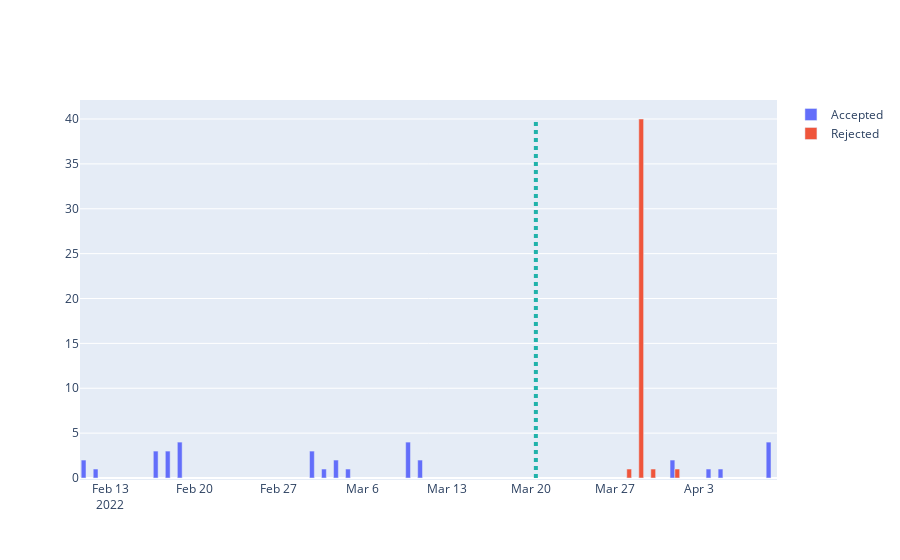
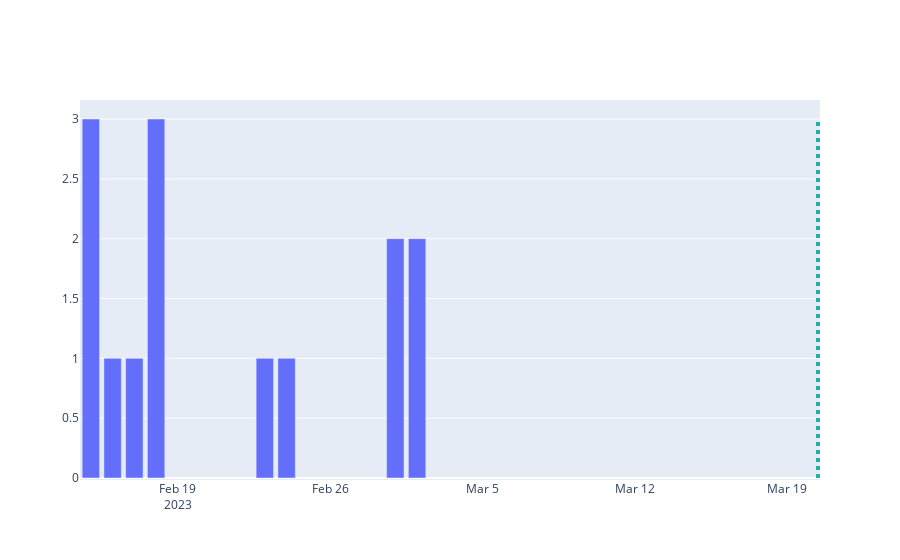

Notebook code cell kept with these figures, in order:
### Code cell
fig.show()
fig_curr.show()

### Figure 1 — Plotly figure (JSON) as saved in the notebook; plotly's stock layout.template omitted (floating-point values rounded to 4 significant figures)
{"data": [{"name": "Accepted", "type": "bar", "x": ["2022-04-09T00:00:00", "2022-02-19T00:00:00", "2022-03-10T00:00:00", "2022-02-17T00:00:00", "2022-03-02T00:00:00", "2022-02-18T00:00:00", "2022-04-01T00:00:00", "2022-02-11T00:00:00", "2022-03-04T00:00:00", "2022-03-11T00:00:00", "2022-03-05T00:00:00", "2022-02-12T00:00:00", "2022-03-03T00:00:00", "2022-04-04T00:00:00", "2022-04-05T00:00:00"], "y": [4, 4, 4, 3, 3, 3, 2, 2, 2, 2, 1, 1, 1, 1, 1]}, {"name": "Rejected", "type": "bar", "x": ["2022-03-29T00:00:00", "2022-03-30T00:00:00", "2022-04-01T00:00:00", "2022-03-28T00:00:00"], "y": [40, 1, 1, 1]}], "layout": {"shapes": [{"line": {"color": "LightSeaGreen", "dash": "dot", "width": 4}, "type": "line", "x0": "2022-03-20T10:26:08.324939", "x1": "2022-03-20T10:26:08.324939", "y0": 0, "y1": 40}]}}

### Figure 2 — Plotly figure (JSON) as saved in the notebook; plotly's stock layout.template omitted (floating-point values rounded to 4 significant figures)
{"data": [{"name": "Accepted", "type": "bar", "x": ["2023-02-15T00:00:00", "2023-02-18T00:00:00", "2023-03-01T00:00:00", "2023-03-02T00:00:00", "2023-02-23T00:00:00", "2023-02-17T00:00:00", "2023-02-24T00:00:00", "2023-02-16T00:00:00"], "y": [3, 3, 2, 2, 1, 1, 1, 1]}, {"name": "Rejected", "type": "bar", "x": [], "y": []}], "layout": {"shapes": [{"line": {"color": "LightSeaGreen", "dash": "dot", "width": 4}, "type": "line", "x0": "2023-03-20T10:26:41.174581", "x1": "2023-03-20T10:26:41.174581", "y0": 0, "y1": 3}]}}
